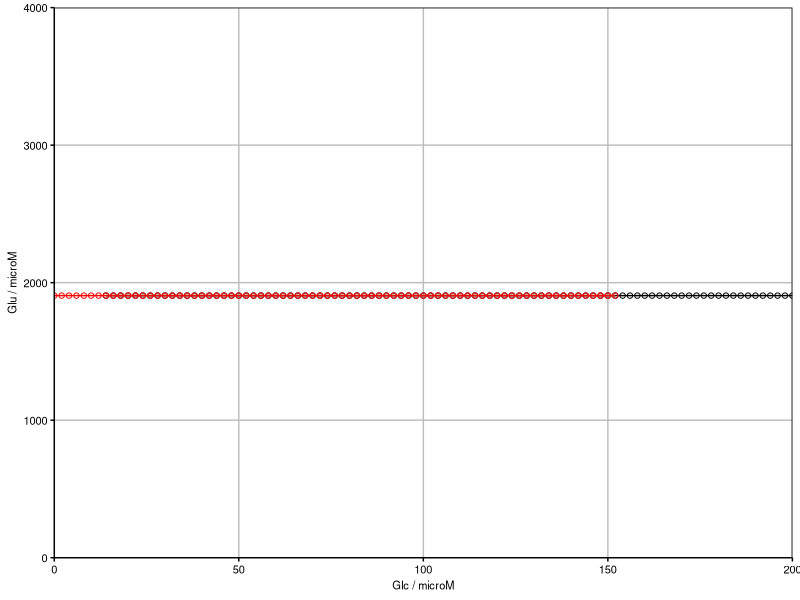
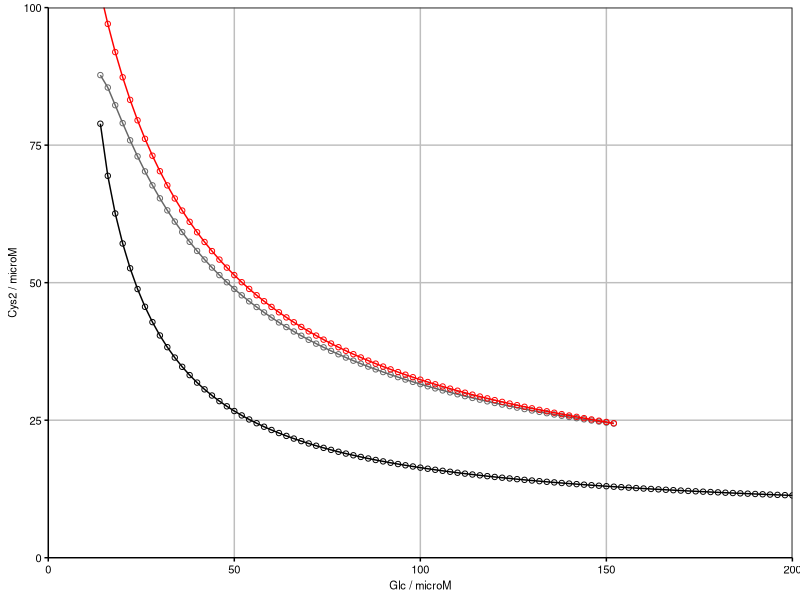
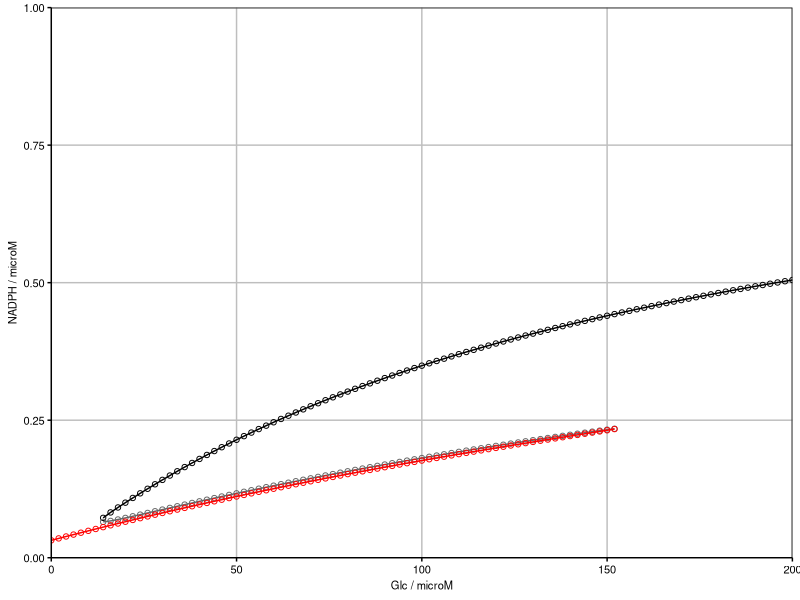
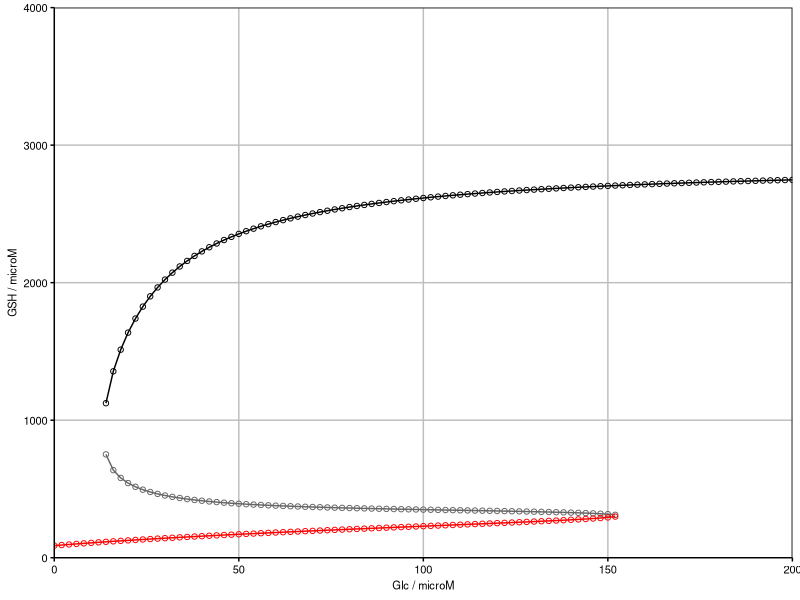
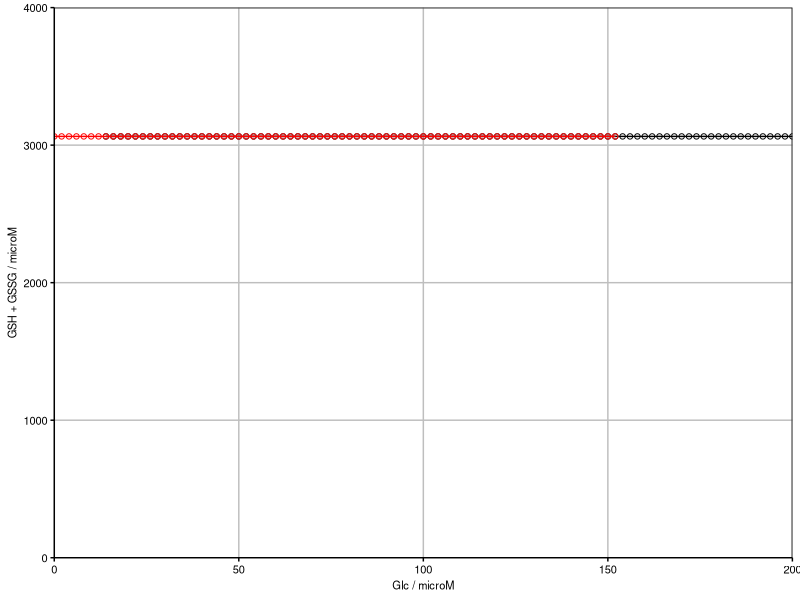
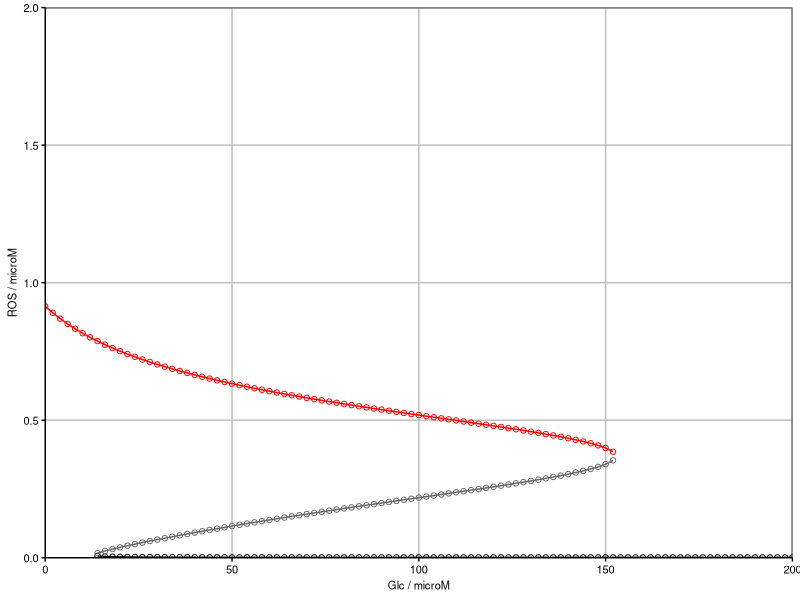

The R script that drew these images, in order:
##### read data
#### set working directory
# setwd("D:/Lab_SHC_files/ROS_model/008_afterChiaChouMod/003_fig3")

#### read data
sol <- read.table("ROS_v6_BifurcationGlc_solve_2-2_out.txt", header = TRUE, sep = "\t") 

#### convert from character type to numeric type
sol <- apply(sol, MARGIN = 2, FUN = as.numeric)
sol <- as.data.frame(sol)

#### compute rates
sol$gshsynrate <- sol$kGshPro * sol$cysmax * sol$glumax
sol$gshregrate <- 2 * sol$kGshRed * sol$gssgmin * sol$nadphmax

##### libraries
library("ggplot2")
library("cowplot")
library("viridis")
library("ggrepel")

##### plot themes
gtheme <- theme(
	axis.line = element_line(color = "black"), 
	axis.ticks = element_line(color = "black"), 
	axis.text = element_text(color = "black", size = 8), 
	axis.title = element_text(color = "black", size = 8), 
	legend.key = element_rect(fill = "white"), 
	legend.text = element_text(color = "black", size = 8), 
	legend.title = element_text(color = "black", size = 8), 
	panel.grid.major = element_line(color = "grey"), 
	panel.grid.minor = element_line(color = NA), 
	panel.background = element_rect(fill = "white"), 
	panel.border = element_rect(fill = NA, color = "black"), 
	plot.title = element_text(color = "black", size = 8),
	strip.background = element_rect(colour = "black", fill = "white"),
	strip.text.x = element_text(color = "black", size = 8),
	strip.text.y = element_text(color = "black", size = 8))
	
##### plot data
#### Glu
p1a <- ggplot(data = sol[8:101, ], aes(x = glc, y = glumax))
p1b1 <- p1a + geom_point(shape = 1) + geom_path() + coord_cartesian(ylim = c(0, 4000))
p1b2 <- p1b1 + geom_point(data = sol[8:77, ], aes(y = glumd), shape = 1, color = "grey40") + geom_path(data = sol[8:77, ], aes(y = glumd), color = "grey40")
p1b3 <- p1b2 + geom_point(data = sol[1:77, ], aes(y = glumax), shape = 1, color = "red") + geom_path(data = sol[1:77, ], aes(y = glumax), color = "red")
p1c <- p1b3 + scale_x_continuous(expan = c(0, 0), name = "Glc / microM") + scale_y_continuous(expan = c(0, 0), name = "Glu / microM")
p1d <- p1c + gtheme + theme(legend.position = "none")
p1d

#### Cys2
p2a <- ggplot(data = sol[8:101, ], aes(x = glc, y = cys2min))
p2b1 <- p2a + geom_point(shape = 1) + geom_path() + coord_cartesian(ylim = c(0, 100))
p2b2 <- p2b1 + geom_point(data = sol[8:77, ], aes(y = cys2md), shape = 1, color = "grey40") + geom_path(data = sol[8:77, ], aes(y = cys2md), color = "grey40")
p2b3 <- p2b2 + geom_point(data = sol[1:77, ], aes(y = cys2max), shape = 1, color = "red") + geom_path(data = sol[1:77, ], aes(y = cys2max), color = "red")
p2c <- p2b3 + scale_x_continuous(expan = c(0, 0), name = "Glc / microM") + scale_y_continuous(expan = c(0, 0), name = "Cys2 / microM")
p2d <- p2c + gtheme + theme(legend.position = "none") 
p2d
  
#### NADPH
p3a <- ggplot(data = sol[8:101, ], aes(x = glc, y = nadphmax))
p3b1 <- p3a + geom_point(shape = 1) + geom_path() + coord_cartesian(ylim = c(0, 1))
p3b2 <- p3b1 + geom_point(data = sol[8:77, ], aes(y = nadphmd), shape = 1, color = "grey40") + geom_path(data = sol[8:77, ], aes(y = nadphmd), color = "grey40")
p3b3 <- p3b2 + geom_point(data = sol[1:77, ], aes(y = nadphmin), shape = 1, color = "red") + geom_path(data = sol[1:77, ], aes(y = nadphmin), color = "red")
p3c <- p3b3 + scale_x_continuous(expan = c(0, 0), name = "Glc / microM") + scale_y_continuous(expan = c(0, 0), name = "NADPH / microM")
p3d <- p3c + gtheme + theme(legend.position = "none") 
p3d

#### GSH
p4a <- ggplot(data = sol[8:101, ], aes(x = glc, y = gshmax))
p4b1 <- p4a + geom_point(shape = 1) + geom_path() + coord_cartesian(ylim = c(0, 4000))
p4b2 <- p4b1 + geom_point(data = sol[8:77, ], aes(y = gshmd), shape = 1, color = "grey40") + geom_path(data = sol[8:77, ], aes(y = gshmd), color = "grey40")
p4b3 <- p4b2 + geom_point(data = sol[1:77, ], aes(y = gshmin), shape = 1, color = "red") + geom_path(data = sol[1:77, ], aes(y = gshmin), color = "red")
p4c <- p4b3 + scale_x_continuous(expan = c(0, 0), name = "Glc / microM") + scale_y_continuous(expan = c(0, 0), name = "GSH / microM")
p4d <- p4c + gtheme + theme(legend.position = "none") 
p4d

#### GSH + GSSG
p5a <- ggplot(data = sol[8:101, ], aes(x = glc, y = (gshmax + 2 * gssgmin)))
p5b1 <- p5a + geom_point(shape = 1) + geom_path() + coord_cartesian(ylim = c(0, 4000))
p5b2 <- p5b1 + geom_point(data = sol[8:77, ], aes(y = gshmd + 2 * gssgmd), shape = 1, color = "grey40") + geom_path(data = sol[8:77, ], aes(y = gshmd + 2 * gssgmd), color = "grey40")
p5b3 <- p5b2 + geom_point(data = sol[1:77, ], aes(y = gshmin + 2 * gssgmax), shape = 1, color = "red") + geom_path(data = sol[1:77, ], aes(y = gshmin + 2 * gssgmax), color = "red")
p5c <- p5b3 + scale_x_continuous(expan = c(0, 0), name = "Glc / microM") + scale_y_continuous(expan = c(0, 0), name = "GSH + GSSG / microM")
p5d <- p5c + gtheme + theme(legend.position = "none") 
p5d

#### ROS
p6a <- ggplot(data = sol[8:101, ], aes(x = glc, y = rosmin))
p6b1 <- p6a + geom_point(shape = 1) + geom_path() + coord_cartesian(ylim = c(0, 2))
p6b2 <- p6b1 + geom_point(data = sol[8:77, ], aes(y = rosmd), shape = 1, color = "grey40") + geom_path(data = sol[8:77, ], aes(y = rosmd), color = "grey40")
p6b3 <- p6b2 + geom_point(data = sol[1:77, ], aes(y = rosmax), shape = 1, color = "red") + geom_path(data = sol[1:77, ], aes(y = rosmax), color = "red")
p6c <- p6b3 + scale_x_continuous(expan = c(0, 0), name = "Glc / microM") + scale_y_continuous(expan = c(0, 0), name = "ROS / microM")
p6d <- p6c + gtheme + theme(legend.position = "none") 
p6d

##### assemble subplots
ap1a <- plot_grid(p4d, p6d, ncol = 1, align = "hv", axis = "tblr")

ggsave2("ROS_v6_BifurcationGlc_solve_2-2.pdf", width = 2, height = 2.4, units = "in", dpi = 600)
